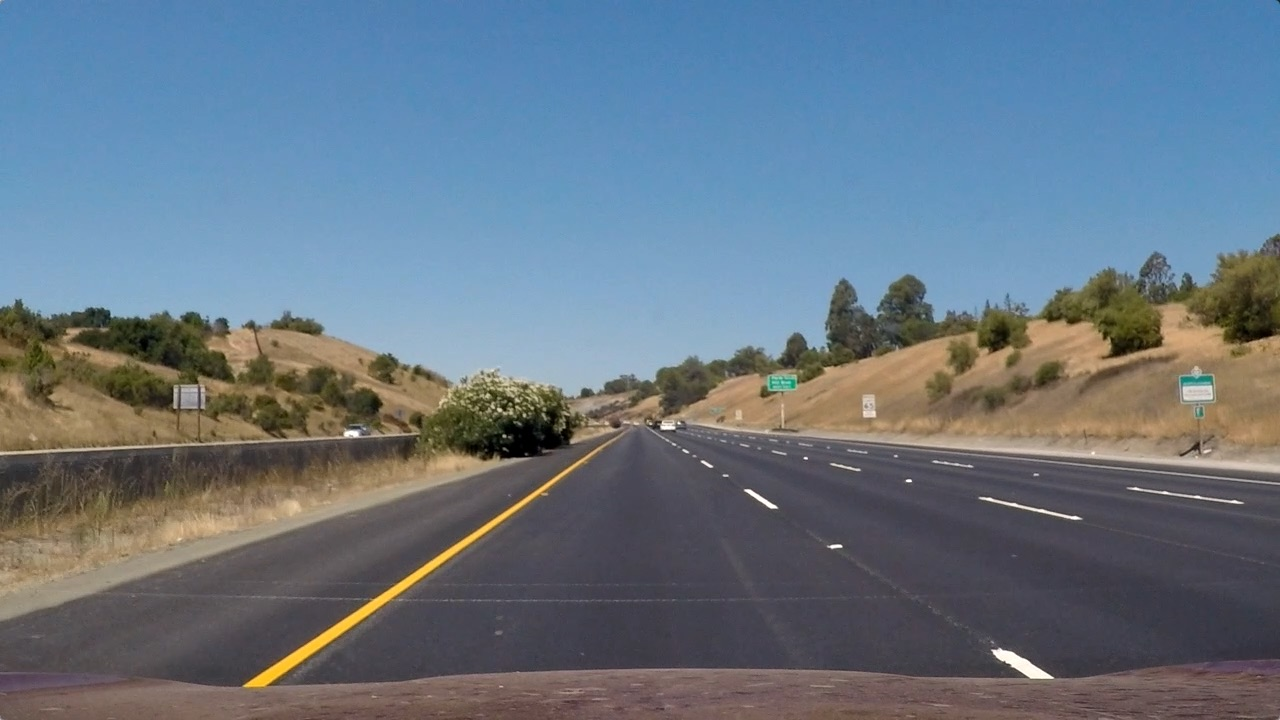
#> input picture CarND-Advanced-Lane-Lines/test_images/straight_lines1.jpg, 1280 x 720 px; its folder holds only this picture in this run
$ python -i CameraCalibration.py   (imports and definitions only)
#> lines starting #> are read from the running program, lines starting #| are printed output that depends on the picture
import numpy as np
import cv2
import pickle
import os
import matplotlib.pyplot as plt

class cameraCalib():

    def __init__(self, calib_image_path = 'camera_cal/'):

#> called with calib_image_path = 'camera_cal/'
        self.mtx = None
        self.dist = None
        self.calib_image_path = calib_image_path
        self.calib_file = self.calib_image_path + 'camera_param.pickle'

        if not os.path.isfile(self.calib_file):
            calib_param = self.calc_calibration_parameters(self.calib_image_path, 6, 9, display_corners=False)
            self.mtx = calib_param['mtx']
            self.dist = calib_param['dist']
            with open(self.calib_file, 'wb') as f:
                pickle.dump(calib_param, file=f)
        else:
            with open(self.calib_file, "rb") as f:
#> (reads CarND-Advanced-Lane-Lines/camera_cal/camera_param.pickle from the repository)
#> in test_calibration, img is the input picture: shape (720, 1280, 3); mean B, G, R 131.2, 117.7, 103.2
                calib_param = pickle.load(f)
                self.mtx = calib_param['mtx']
                self.dist = calib_param['dist']
                print('Loaded calibration parameters from disk....')


    # [48 lines left out: function calc_calibration_parameters, not called in this run]

    def get_camera_parameters(self):
        return self.mtx, self.dist

    def undistort_image(self, img):
        """Undistort an image.
        """
        return cv2.undistort(img, self.mtx, self.dist, None, self.mtx)
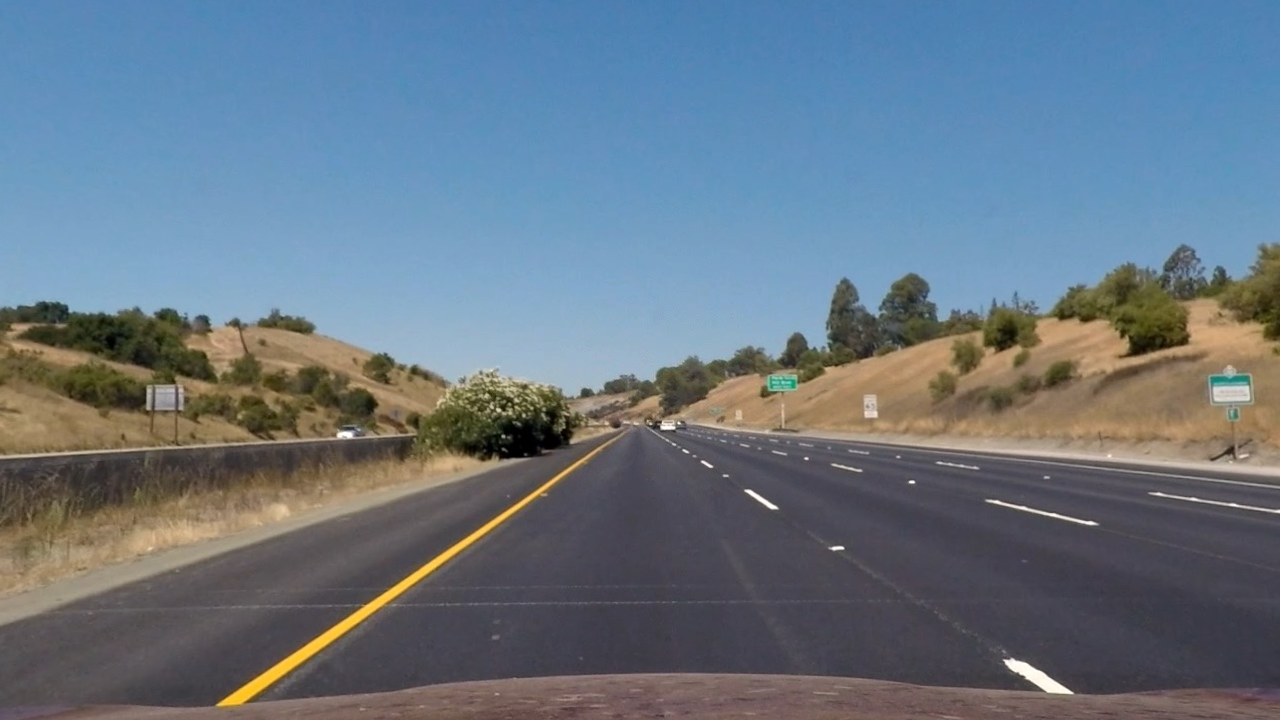
#> returned value: shape (720, 1280, 3); mean of channels 0, 1, 2 131.6, 118.3, 103.5; drawn as B, G, R

    def show_undistorted_images(self, org, undist):
        """
        Show orginal and undistorted images
        :param org: The original image
        :param undist: The undistorted image
        :return:
        """
        orgr = cv2.cvtColor(org, cv2.COLOR_BGR2RGB)
        undistr = cv2.cvtColor(undist, cv2.COLOR_BGR2RGB)
        f, (ax1, ax2) = plt.subplots(1, 2, figsize=(20, 10))
        ax1.imshow(orgr)
        ax1.set_title('Original Image', fontsize=30)
        ax2.imshow(undistr)
        ax2.set_title('Undistorted Image', fontsize=30)
        plt.show()
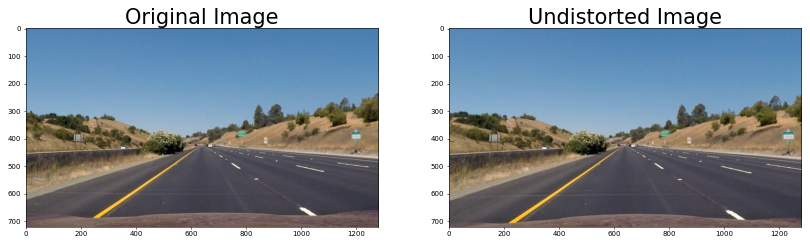
#> figure drawn by matplotlib, 2 panels

    def test_calibration(self, fname):
        """Test calibration on an example chessboard, and display the result.
        """
        # Load image, draw chessboard and undistort.
        img = cv2.imread(fname)
        img_undist = self.undistort_image(img)
        self.show_undistorted_images(img, img_undist)

>>> result = cameraCalib().test_calibration('test_images/straight_lines1.jpg')
